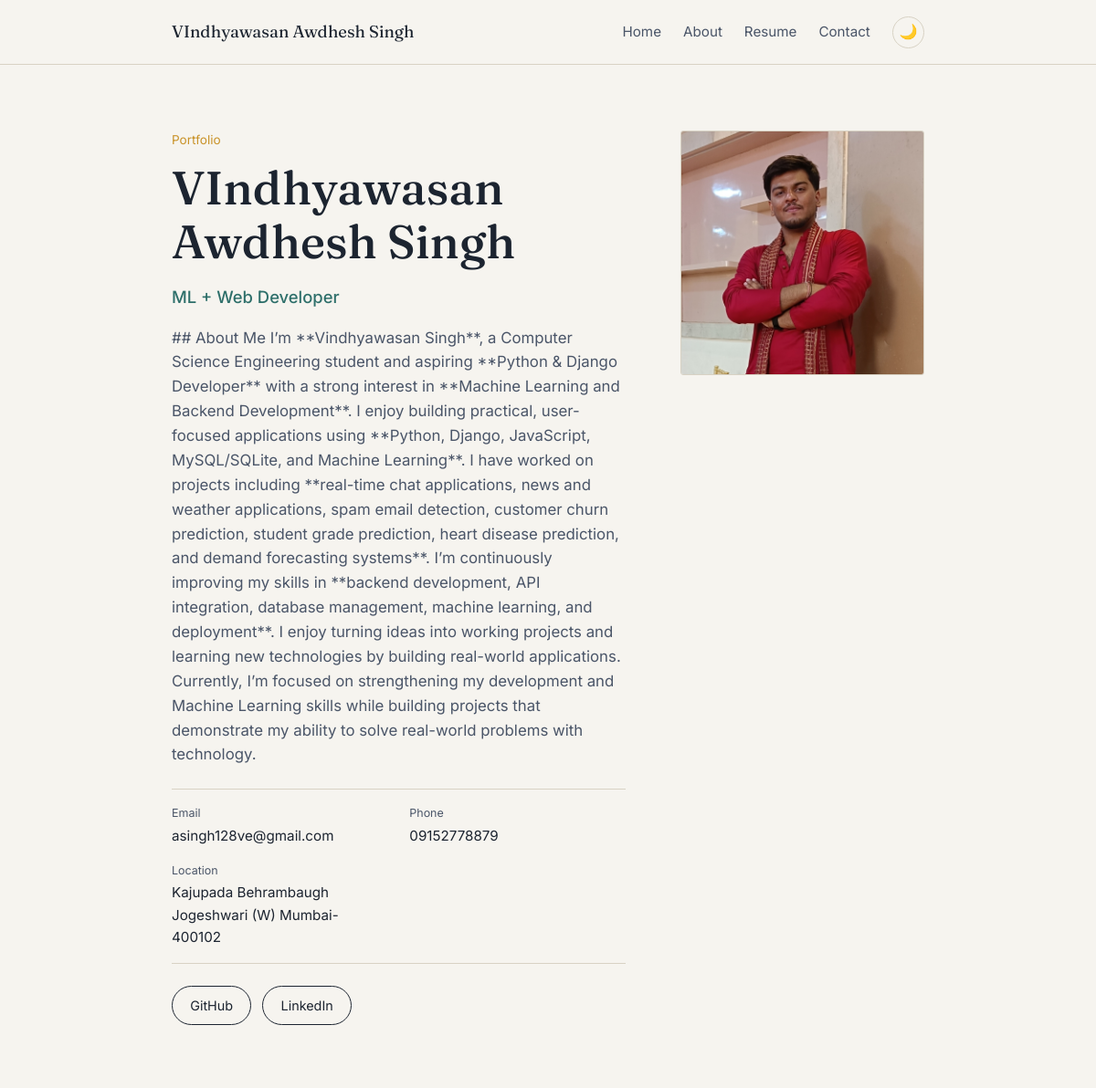
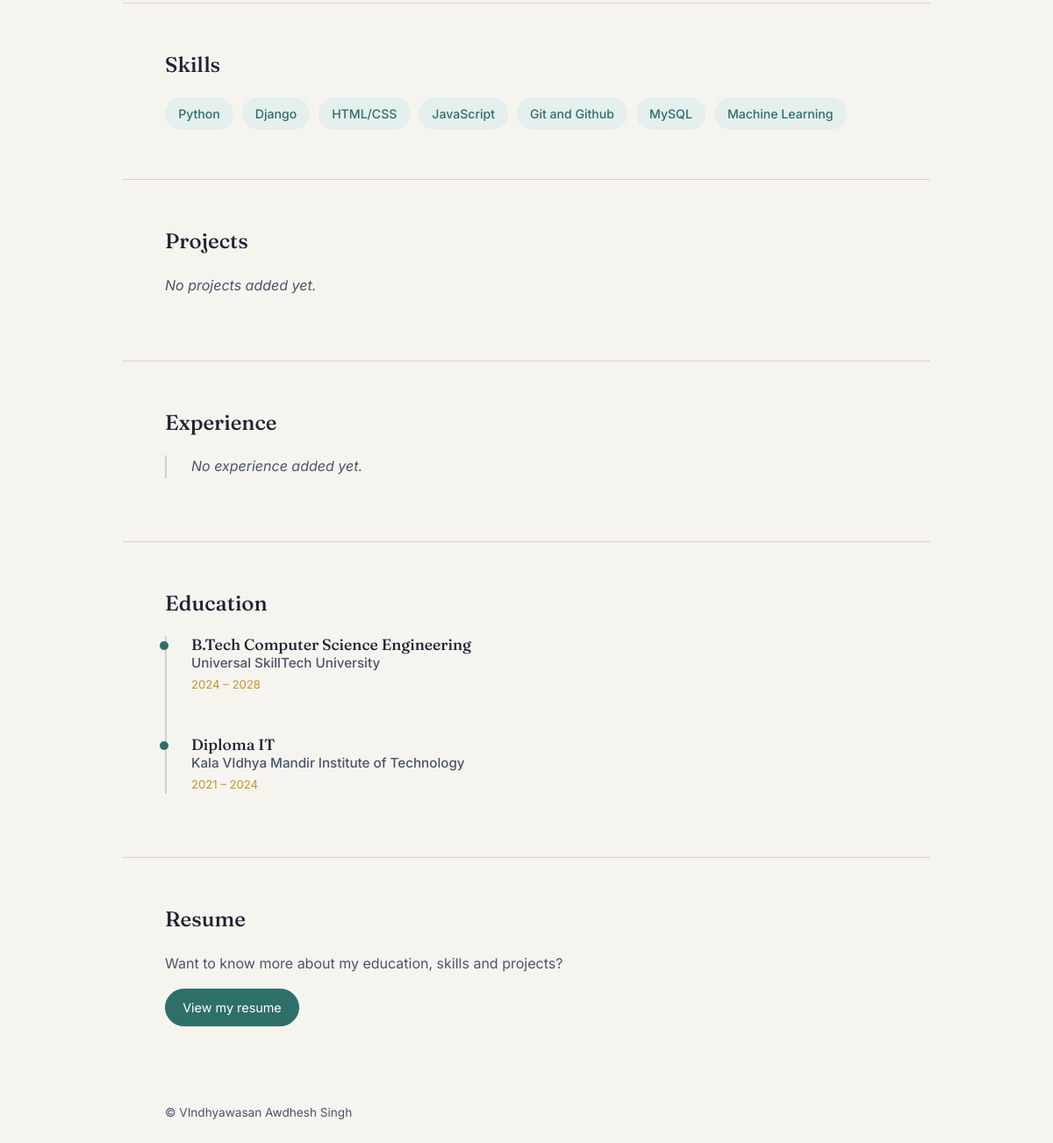
/, run on an earlier commit of the app's database (2 pictures, top to bottom).
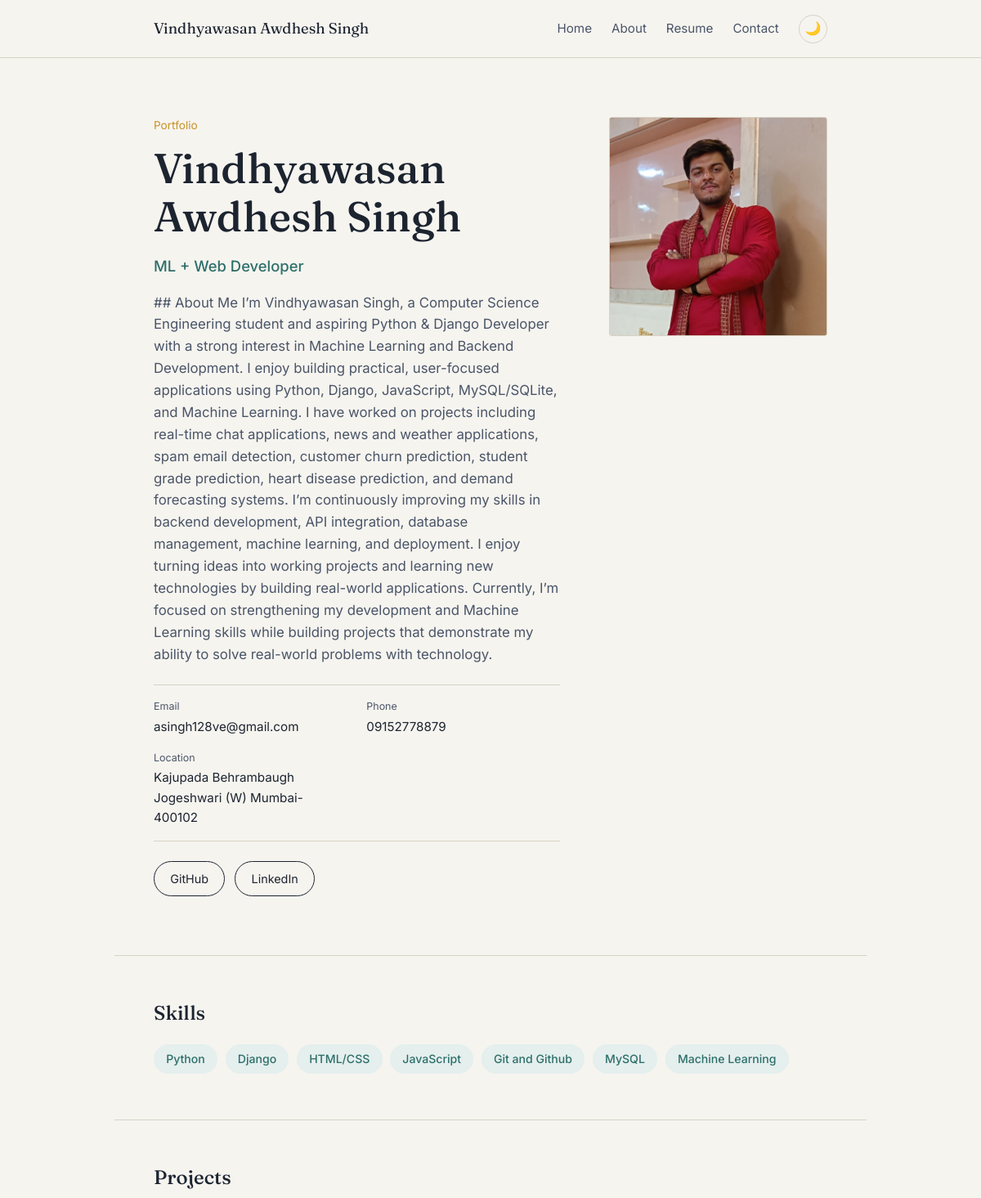
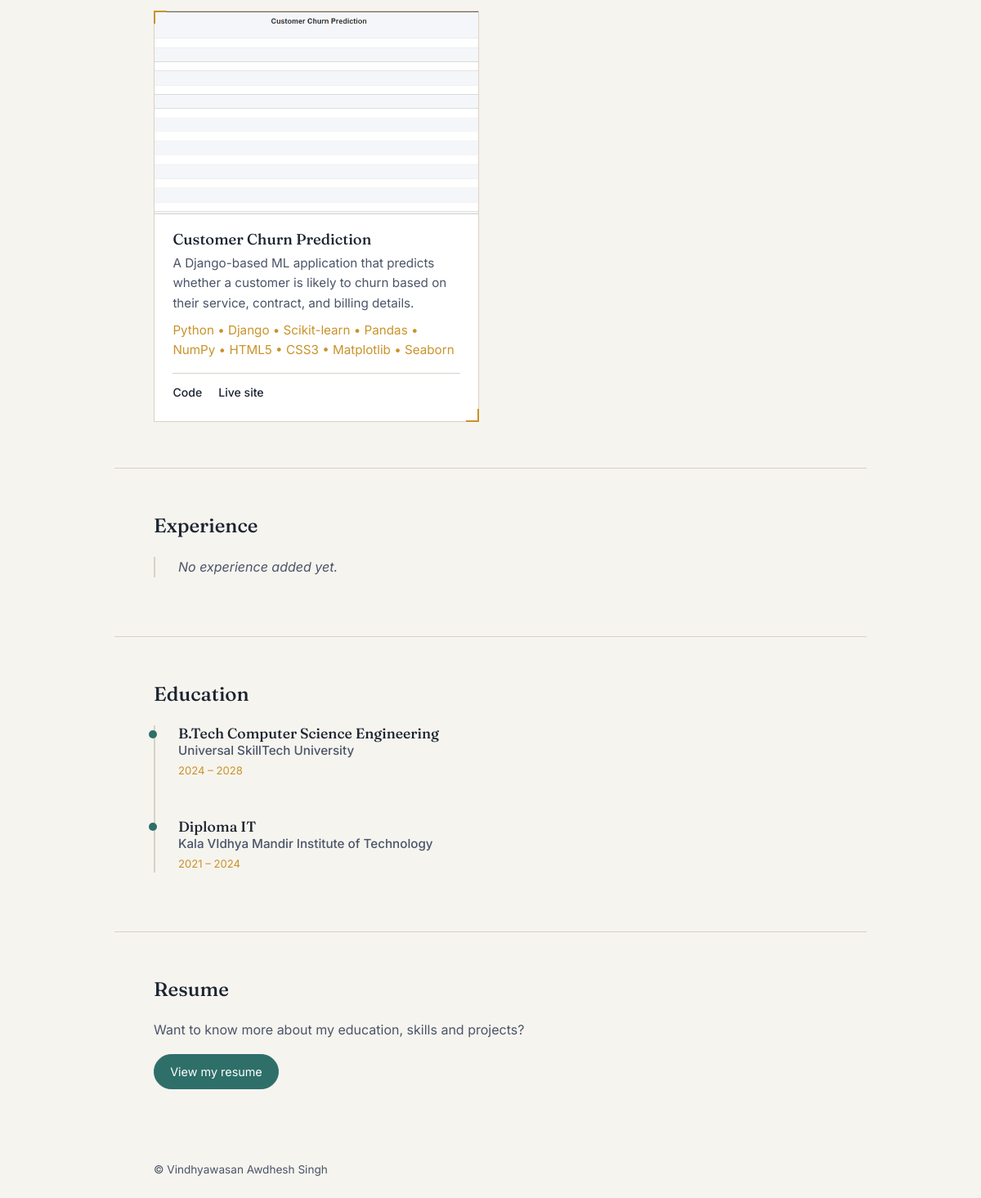
And on a later commit of the database (2 pictures, top to bottom).
### main/models.py (models this page shows, shortened)
class Profile(models.Model):
    name = models.CharField(max_length=100)
    title = models.CharField(max_length=100)
    email = models.EmailField()
    bio = models.TextField()
    profile_image = models.ImageField(upload_to='media/profile_images/')
    phone = models.CharField(max_length=20)
    location = models.CharField(max_length=200)
    github = models.URLField(blank=True, null=True)
    linkedin = models.URLField(blank=True, null=True)

class Skill(models.Model):
    name = models.CharField(max_length=100)

class Education(models.Model):
    degree = models.CharField(max_length=100)
    institution = models.CharField(max_length=100)
    start_year = models.IntegerField()
    end_year = models.IntegerField()

class Project(models.Model):
    title = models.CharField(max_length=100)
    description = models.TextField()
    image = models.ImageField(upload_to='media/project_images/')
    technologies = models.CharField(max_length=200)
    github_link = models.URLField(blank=True, null=True)
    link = models.URLField(blank=True, null=True)

### main/views.py (the view)
# urls.py: path('', views.home, name='home'),
def home(request):
    profile = Profile.objects.first()
    experience = Experience.objects.all()
    project = Project.objects.all()
    skill = Skill.objects.all()
    education = Education.objects.all()
    resume = Resume.objects.all()
    return render(request, "index.html", {#"homecontent" : homecontent,
                                          "profile" : profile,
                                          "skills" : skill,
                                          "education" : education,
                                          "projects" : project,
                                          "experiences" : experience})

### main/templates/index.html (shortened to what the changed rows need)
{% load static %}
<!DOCTYPE html>
<html lang="en">
<head>
    <link rel="stylesheet" href="{% static 'css/style.css' %}">
</head>
<body>
    <header class="site-header">
        <nav class="navbar">
            <a class="brand" href="{% url 'home' %}">{{ profile.name }}</a>
            <div class="nav-links">
                <a href="{% url 'home' %}">Home</a>
                <a href="{% url 'about' %}">About</a>
                <a href="{% url 'resume' %}">Resume</a>
                <a href="{% url 'contact' %}">Contact</a>
            </div>
            <button id="theme-toggle" class="theme-toggle" type="button" aria-label="Toggle light mode">
                🌙
            </button>
        </nav>
    </header>
    <section class="hero">
        <div class="hero-text">
            <p class="eyebrow">Portfolio</p>
            <h1>{{ profile.name }}</h1>
            <h2>{{ profile.title }}</h2>
            <p class="bio">{{ profile.bio }}</p>
            <dl class="contact-meta">
                <div>
                    <dt>Email</dt>
                    <dd>{{ profile.email }}</dd>
                </div>
                <div>
                    <dt>Phone</dt>
                    <dd>{{ profile.phone }}</dd>
                </div>
                <div>
                    <dt>Location</dt>
                    <dd>{{ profile.location }}</dd>
                </div>
            </dl>
            <div class="hero-links">
                {% if profile.github %}
                <a class="pill-link" href="{{ profile.github }}" target="_blank" rel="noopener">GitHub</a>
                {% endif %}
                {% if profile.linkedin %}
                <a class="pill-link" href="{{ profile.linkedin }}" target="_blank" rel="noopener">LinkedIn</a>
                {% endif %}
            </div>
        </div>
        {% if profile.profile_image %}
        <div class="hero-image">
            <img src="{{ profile.profile_image.url }}" alt="{{ profile.name }}">
        </div>
        {% endif %}
    </section>
    <section class="section">
        <h2 class="section-title">Skills</h2>
        <ul class="chip-list">
            {% for skill in skills %}
            <li class="chip">{{ skill.name }}</li>
            {% empty %}
            <li class="empty-note">No skills added yet.</li>
            {% endfor %}
        </ul>
    </section>
    <section class="section">
        <h2 class="section-title">Projects</h2>
        <div class="card-grid">
            {% for project in projects %}
            <article class="card">
                {% if project.image %}
                <div class="card-media">
                    <img src="{{ project.image.url }}" alt="{{ project.title }}">
                </div>
                {% endif %}
                <div class="card-body">
                    <h3>{{ project.title }}</h3>
                    <p>{{ project.description }}</p>
                    {% if project.technologies %}
                    <p class="card-tech">{{ project.technologies }}</p>
                    {% endif %}
                    <div class="card-links">
                        {% if project.github_link %}
                        <a href="{{ project.github_link }}" target="_blank" rel="noopener">Code</a>
                        {% endif %}
                        {% if project.link %}
                        <a href="{{ project.link }}" target="_blank" rel="noopener">Live&nbsp;site</a>
                        {% endif %}
                    </div>
                </div>
            </article>
            {% empty %}
            <p class="empty-note">No projects added yet.</p>
            {% endfor %}
        </div>
    </section>
    <section class="section">
        <h2 class="section-title">Experience</h2>
    </section>
    <section class="section">
        <h2 class="section-title">Education</h2>
        <div class="timeline">
            {% for edu in education %}
            <div class="timeline-item">
                <div class="timeline-marker"></div>
                <div class="timeline-content">
                    <h3>{{ edu.degree }}</h3>
                    <h4>{{ edu.institution }}</h4>
                    <p class="timeline-date">{{ edu.start_year }} &ndash; {{ edu.end_year }}</p>
                </div>
            </div>
            {% empty %}
            <p class="empty-note">No education added yet.</p>
            {% endfor %}
        </div>
    </section>
    <section class="section resume-cta">
        <h2 class="section-title">Resume</h2>
    </section>
    <footer class="site-footer">
        <p>&copy; {{ profile.name }}</p>
    </footer>
</body>
</html>

What changed in the data, as far as the page shows it:
changed Profile "ML + Web Developer": name "VIndhyawasan Awdhesh Singh" → "Vindhyawasan Awdhesh Singh"; bio "## About Me I’m **Vindhyawasan Singh**, a Computer Science Engineering student and aspiring **Python & Django Developer** with a strong interest in **Machine Learning and Backend Development**. I enjoy building practical, user-focused applications using **Python, Django, JavaScript, MySQL/SQLite, and Machine Learning**. I have worked on projects including **real-time chat applications, news and weather applications, spam email detection, customer churn prediction, student grade prediction, heart disease prediction, and demand forecasting systems**. I’m continuously improving my skills in **backend development, API integration, database management, machine learning, and deployment**. I enjoy…" → "## About Me I’m Vindhyawasan Singh, a Computer Science Engineering student and aspiring Python & Django Developer with a strong interest in Machine Learning and Backend Development. I enjoy building practical, user-focused applications using Python, Django, JavaScript, MySQL/SQLite, and Machine Learning. I have worked on projects including real-time chat applications, news and weather applications, spam email detection, customer churn prediction, student grade prediction, heart disease prediction, and demand forecasting systems. I’m continuously improving my skills in backend development, API integration, database management, machine learning, and deployment. I enjoy turning ideas…"
added Project: image (picture), title "Customer Churn Prediction", description "A Django-based ML application that predicts whether a customer is likely to churn based on their service, contract, and billing details.", technologies "Python • Django • Scikit-learn • Pandas • NumPy • HTML5 • CSS3 • Matplotlib • Seaborn"
Also different on the page:
text no longer shown: "No projects added yet."
